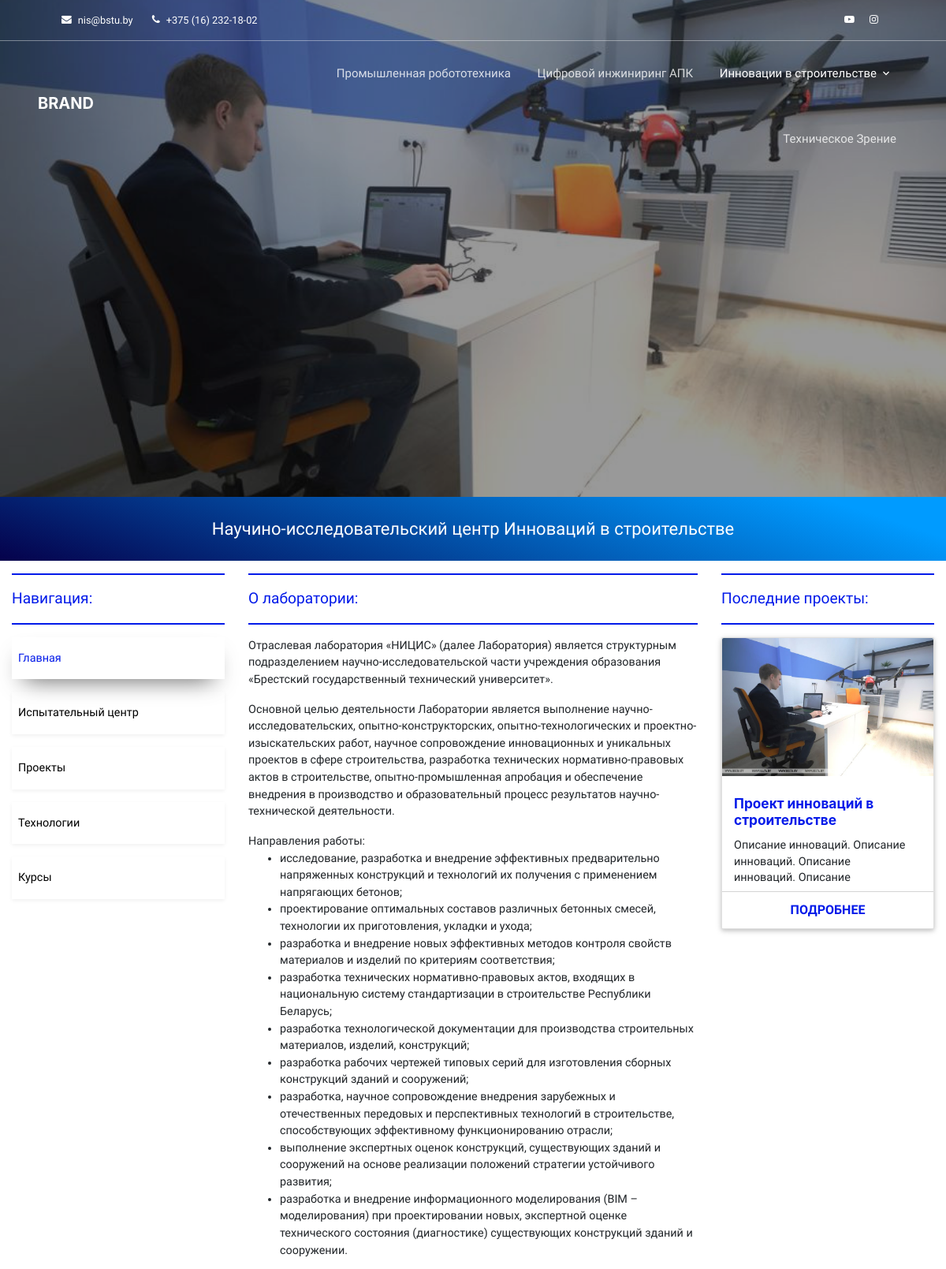
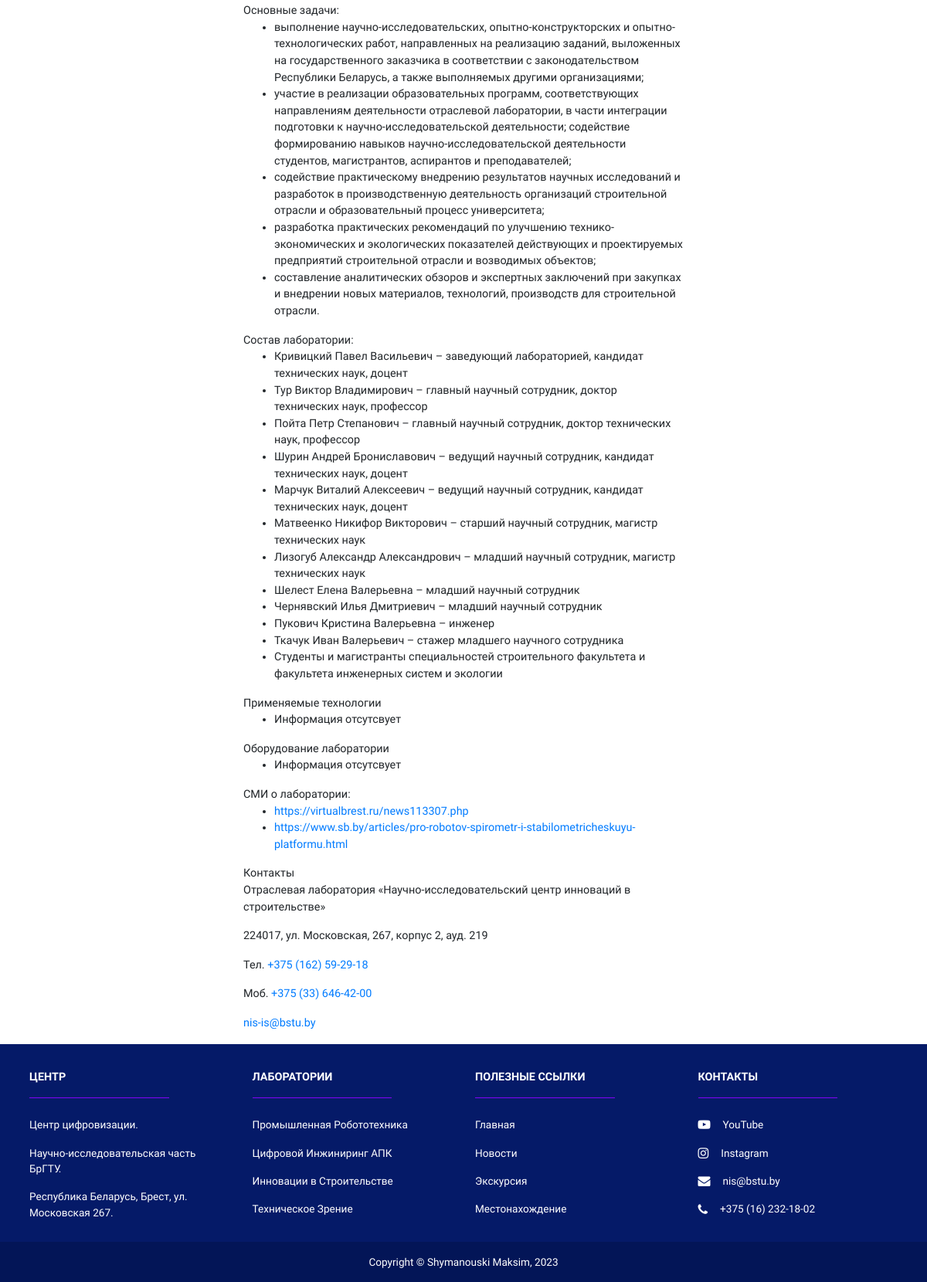
/laboratory/BIM/, run on the app's committed database (2 pictures, top to bottom).
### robotics/models.py (models this page shows, shortened)
class Projects(models.Model):
    name = models.CharField(max_length=255, verbose_name="Название проекта")
    slug = models.SlugField(max_length=255, db_index=True, unique=True, verbose_name='URL', default='')
    description = RichTextUploadingField(verbose_name='Описание проекта')
    time_created = models.DateField(verbose_name='Время создания')
    owner = models.ForeignKey(to=Laboratory, on_delete=models.CASCADE, verbose_name='Относится к')
    def get_images(self):
        return ProjectsImg.objects.filter(owner_id=self.id)
    class Meta:
        verbose_name = 'Проект'
        verbose_name_plural = 'Проекты'

class ProjectsImg(models.Model):
    owner = models.ForeignKey(to=Projects, on_delete=models.CASCADE)
    img = models.ImageField(upload_to='photos/%Y/%m/%d/', blank=True, verbose_name='Изображение')

### robotics/views.py (the view)
# urls.py: path('BIM/', BIMMainView.as_view(), name='BIM'),
class BIMMainView(LaboratoryMixin, TemplateView):
    template_name = 'robotics/BIM_index.html'
    title = 'Лаборатория "Инновации в строительстве"'

### common/views.py (called while the page is built)
    def get_context_data(self, **kwargs):
        context = super(LaboratoryMixin, self).get_context_data(**kwargs)
        context['title'] = self.title
        context['left_sidebar_selected'] = self.left_sidebar_selected
        context['selected'] = context['title']
        context['technologies'] = Technologies.objects.filter(owner__name=self.title)
        context['projects'] = Projects.objects.filter(owner__name=self.title)
        context['courses'] = Courses.objects.filter(owner__name=self.title)
        return context

### robotics/templates/robotics/BIM_index.html (shortened to what this page needs)
{% extends 'robotics/laboratory_base.html' %}
{% load static %}
{% block mainphoto %}
    <div id="carouselExampleCaptions" class="carousel slide">
        <div class="carousel-inner">
            <div class="carousel-item active main-photo-box">
                <img src="{% static 'vendor/img/cluster-photo/bim.jpg' %}"
                     class="d-block w-100 main-photo"
                     alt="...">
            </div>
        </div>
    </div>
    <div class="py-4 name-title">
        Научино-исследовательский центр Инноваций в строительстве
    </div>
{% endblock %}
{% block mainlink %}
    <a href="{% url 'robotics:technical_vision' %}">
        <div class="left-sidebar-link py-3 my-3 pl-2">
            Главная
        </div>
    </a>
{% endblock %}
{% block content %}
    <div class="my-3">
        <div class="underline"></div>
        <div class="news my-3">
            О лаборатории:
        </div>
        <div class="underline mb-3"></div>
        <p>Отраслевая лаборатория «НИЦИС» (далее Лаборатория) является структурным подразделением
            научно-исследовательской части учреждения образования «Брестский государственный технический университет».
        </p>
        <p>Основной целью деятельности Лаборатории является выполнение научно-исследовательских, опытно-конструкторских,
            опытно-технологических и проектно-изыскательских работ, научное сопровождение инновационных и уникальных
            проектов в сфере строительства, разработка технических нормативно-правовых актов в строительстве,
            опытно-промышленная апробация и обеспечение внедрения в производство и образовательный процесс результатов
            научно-технической деятельности.</p>
        Направления работы:
        <ul>
            <li>исследование, разработка и внедрение эффективных предварительно напряженных конструкций и технологий их
                получения с применением напрягающих бетонов;
            </li>
            <li>проектирование оптимальных составов различных бетонных смесей, технологии их приготовления, укладки и
                ухода;
            </li>
            <li>разработка и внедрение новых эффективных методов контроля свойств материалов и изделий по критериям
                соответствия;
            </li>
            <li>разработка технических нормативно-правовых актов, входящих в национальную систему стандартизации в
                строительстве Республики Беларусь;
            </li>
            <li>разработка технологической документации для производства строительных материалов, изделий,
                конструкций;
            </li>
            <li>разработка рабочих чертежей типовых серий для изготовления сборных конструкций зданий и сооружений;</li>
            <li>разработка, научное сопровождение внедрения зарубежных и отечественных передовых и перспективных
                технологий в строительстве, способствующих эффективному функционированию отрасли;
            </li>
            <li>выполнение экспертных оценок конструкций, существующих зданий и сооружений на основе реализации
                положений стратегии устойчивого развития;
            </li>
            <li>разработка и внедрение информационного моделирования (BIM –моделирования) при проектировании новых,
                экспертной оценке технического состояния (диагностике) существующих конструкций зданий и сооружении.
            </li>
        </ul>
        Основные задачи:
        <ul>
            <li>выполнение научно-исследовательских, опытно-конструкторских и опытно-технологических работ, направленных
                на реализацию заданий, выложенных на государственного заказчика в соответствии с законодательством
                Республики Беларусь, а также выполняемых другими организациями;
            </li>
            <li>участие в реализации образовательных программ, соответствующих направлениям деятельности отраслевой
                лаборатории, в части интеграции подготовки к научно-исследовательской деятельности; содействие
                формированию навыков научно-исследовательской деятельности студентов, магистрантов, аспирантов и
                преподавателей;
            </li>
            <li>содействие практическому внедрению результатов научных исследований и разработок в производственную
                деятельность организаций строительной отрасли и образовательный процесс университета;
            </li>
            <li>разработка практических рекомендаций по улучшению технико-экономических и экологических показателей
                действующих и проектируемых предприятий строительной отрасли и возводимых объектов;
            </li>
            <li>составление аналитических обзоров и экспертных заключений при закупках и внедрении новых материалов,
                технологий, производств для строительной отрасли.
            </li>
        </ul>
        Состав лаборатории:
        <ul>
            <li>Кривицкий Павел Васильевич – заведующий лабораторией, кандидат технических наук, доцент</li>
            <li>Тур Виктор Владимирович – главный научный сотрудник, доктор технических наук, профессор</li>
            <li>Пойта Петр Степанович – главный научный сотрудник, доктор технических наук, профессор</li>
            <li>Шурин Андрей Брониславович – ведущий научный сотрудник, кандидат технических наук, доцент</li>
            <li>Марчук Виталий Алексеевич – ведущий научный сотрудник, кандидат технических наук, доцент</li>
            <li>Матвеенко Никифор Викторович – старший научный сотрудник, магистр технических наук</li>
            <li>Лизогуб Александр Александрович – младший научный сотрудник, магистр технических наук</li>
            <li>Шелест Елена Валерьевна – младший научный сотрудник</li>
            <li>Чернявский Илья Дмитриевич – младший научный сотрудник</li>
            <li>Пукович Кристина Валерьевна – инженер</li>
            <li>Ткачук Иван Валерьевич – стажер младшего научного сотрудника</li>
            <li>Студенты и магистранты специальностей строительного факультета и факультета инженерных систем и
                экологии
            </li>
        </ul>
        Применяемые технологии
        <ul>
            <li>Информация отсутсвует</li>
        </ul>
        Оборудование лаборатории
        <ul>
            <li>Информация отсутсвует</li>
        </ul>
        СМИ о лаборатории:
        <ul>
            <li><a href="https://virtualbrest.ru/news113307.php">https://virtualbrest.ru/news113307.php</a></li>
            <li><a href="https://www.sb.by/articles/pro-robotov-spirometr-i-stabilometricheskuyu-platformu.html">https://www.sb.by/articles/pro-robotov-spirometr-i-stabilometricheskuyu-platformu.html</a>
            </li>
        </ul>
        Контакты
        <p>Отраслевая лаборатория «Научно-исследовательский центр инноваций в строительстве»</p>
        <p>224017, ул. Московская, 267, корпус 2, ауд. 219</p>
        <p>Тел. <a href="tel:+375162592918">+375 (162) 59-29-18</a></p>
        <p>Моб. <a href="tel:+375336464200">+375 (33) 646-42-00</a></p>
        <a href="mailto:nis-is@bstu.by">nis-is@bstu.by</a>
    </div>
{% endblock %}

### robotics/templates/robotics/laboratory_base.html
{% extends 'cluster/base.html' %}
{% load static %}
{% block base %}
    <div class="container-fluid gx-5">
        <div class="row">
            <div class="col-md-3 sidebar mb-5">
                <div class="underline mt-3"></div>
                <div class="news py-3 ">
                    Навигация:
                </div>
                <div class="underline"></div>
                <div class="left-sidebar {% if left_sidebar_selected == 'Main' %} left-sidebar-active {% endif %}">
                    {% block mainlink %}
                    {% endblock %}
                </div>
                {% if selected == 'Лаборатория "Инновации в строительстве"' %}
                    <div class="left-sidebar {% if left_sidebar_selected == 'Testing Center' %}left-sidebar-active{% endif %}">
                        <a href="{% url 'robotics:testing_center' %}">
                            <div class="left-sidebar-link py-3 my-3 pl-2">
                                Испытательный центр
                            </div>
                        </a>
                    </div>
                {% endif %}
                <div class="left-sidebar {% if left_sidebar_selected == 'projects' %} left-sidebar-active {% endif %}">
                    <a href="{% url 'robotics:list_projects' projects.first.owner.slug %}">
                        <div class="left-sidebar-link py-3 my-3 pl-2">
                            Проекты
                        </div>
                    </a>
                </div>
                <div class="left-sidebar {% if left_sidebar_selected == 'technologies' %} left-sidebar-active {% endif %}">
                    <a href="{% url 'robotics:list_technologies' technologies.first.owner.slug %}">
                        <div class="left-sidebar-link py-3 my-3 pl-2">
                            Технологии
                        </div>
                    </a>
                </div>
                <div class="left-sidebar {% if left_sidebar_selected == 'courses' %} left-sidebar-active {% endif %}">
                    <a href="{% url 'robotics:list_courses' courses.first.owner.slug %}">
                        <div class="left-sidebar-link py-3 my-3 pl-2">
                            Курсы
                        </div>
                    </a>
                </div>
            </div>
            <div class="col-md-6">
                {% block content %}
                {% endblock %}
            </div>
            <div class="col-md-3">
                <div class="underline mt-3">
                </div>
                <div class="news py-3 ">
                    Последние проекты:
                </div>
                <div class="underline"></div>
                {% for project in projects|slice:":3" %}
                    <section class="wrapper mt-3">
                        <div class="container-fostrap ">
                            <div class="content">
                                <div class="container">
                                    <div class="row">
                                        <div class="card">
                                            <a class="img-card"
                                               href="{% url 'robotics:project_detail' project.owner.slug project.slug %}">
                                                <img src="{{ project.get_images.first.img.url }}" class="" alt="">
                                            </a>
                                            <div class="card-content py-0">
                                                <h4 class="card-title">
                                                    <a href="">
                                                        {{ project.name }}
                                                    </a>
                                                </h4>
                                                <div class="truncate-right-sidebar">
                                                    {{ project.description|safe }}
                                                </div>
                                            </div>
                                            <div class="card-read-more mt-2">
                                                <a href="{% url 'robotics:project_detail' project.owner.slug project.slug %}"
                                                   class="btn btn-block">
                                                    Подробнее
                                                </a>
                                            </div>
                                        </div>
                                    </div>
                                </div>
                            </div>
                        </div>
                    </section>
                {% endfor %}
            </div>
        </div>
    </div>
{% endblock %}

### data on the page
Projects: get_images.first.img (picture), name "Проект инноваций в строительстве", description "Описание инноваций. Описание инноваций. Описание инноваций. Описание…"
